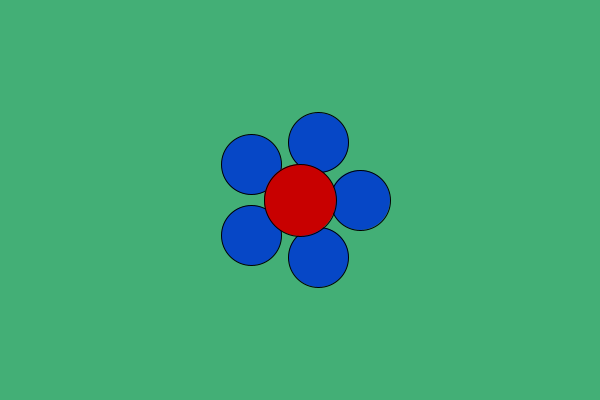
Frame 1 (no input)
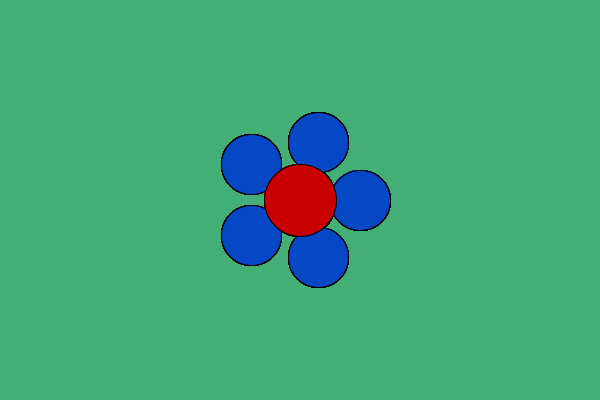
Frame 60 (the mouse pressed at the canvas centre just before this capture)
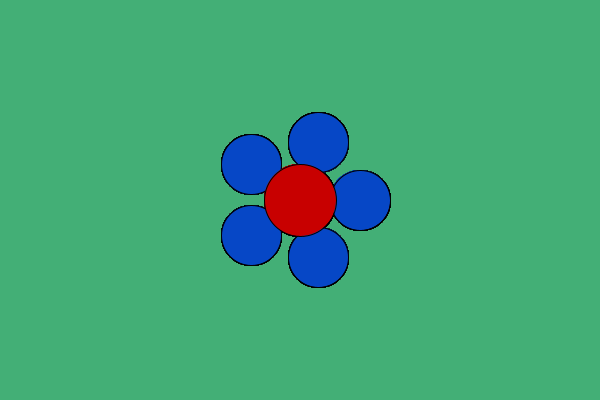
Frame 120 (the mouse held since frame 60 and released just before this capture)

The Processing sketch that drew these frames (run headless with seeded random() and noise(); from frame 60 on, the mouse is pressed at the canvas centre):

// Processing sketch: FlowerBlue
// ── FlowerBlue.pde
int r=60;
float ballX;
float ballY;

void setup() {
  size(600,400);
  background(#43AF76);
}

void draw(){

  fill(#0647C6);
  for (float i=0;i<PI*2;i+=2*PI/5) {
  ballX=width/2 + r*cos(i);
  ballY=height/2 + r*sin(i);
  ellipse(ballX,ballY,r,r); 
  }
  fill(200,0,0);
  ellipse(width/2,height/2,r*1.2,r*1.2);
}  
 
